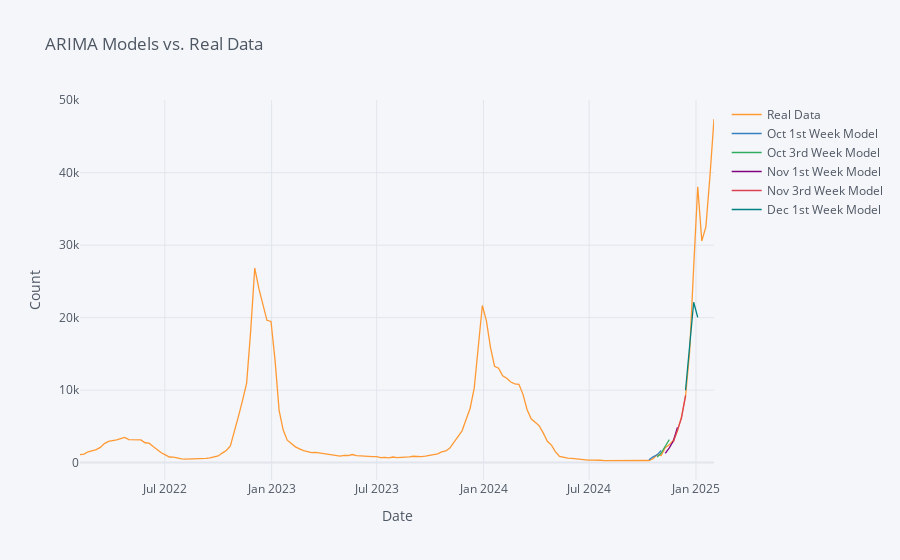

The code cell stored with this chart in its notebook:
### Code cell
ARIMA_plottingdf.iplot(xTitle = "Date", yTitle = "Count", title = "ARIMA Models vs. Real Data")

### Figure 1 — Plotly figure (JSON) as saved in the notebook; plotly's stock layout.template omitted (floating-point values rounded to 4 significant figures; data arrays with more than 128 entries replaced by an {"elided": "..."} marker saying what was removed)
{"data": [{"line": {"color": "rgba(255, 153, 51, 1.0)", "dash": "solid", "shape": "linear", "width": 1.3}, "mode": "lines", "name": "Real Data", "text": "", "type": "scatter", "x": {"elided": "157 str values"}, "y": {"elided": "157 int values"}}, {"line": {"color": "rgba(55, 128, 191, 1.0)", "dash": "solid", "shape": "linear", "width": 1.3}, "mode": "lines", "name": "Oct 1st Week Model", "text": "", "type": "scatter", "x": {"elided": "157 str values"}, "y": {"elided": "157 mixed values"}}, {"line": {"color": "rgba(50, 171, 96, 1.0)", "dash": "solid", "shape": "linear", "width": 1.3}, "mode": "lines", "name": "Oct 3rd Week Model", "text": "", "type": "scatter", "x": {"elided": "157 str values"}, "y": {"elided": "157 mixed values"}}, {"line": {"color": "rgba(128, 0, 128, 1.0)", "dash": "solid", "shape": "linear", "width": 1.3}, "mode": "lines", "name": "Nov 1st Week Model", "text": "", "type": "scatter", "x": {"elided": "157 str values"}, "y": {"elided": "157 mixed values"}}, {"line": {"color": "rgba(219, 64, 82, 1.0)", "dash": "solid", "shape": "linear", "width": 1.3}, "mode": "lines", "name": "Nov 3rd Week Model", "text": "", "type": "scatter", "x": {"elided": "157 str values"}, "y": {"elided": "157 mixed values"}}, {"line": {"color": "rgba(0, 128, 128, 1.0)", "dash": "solid", "shape": "linear", "width": 1.3}, "mode": "lines", "name": "Dec 1st Week Model", "text": "", "type": "scatter", "x": {"elided": "157 str values"}, "y": {"elided": "157 mixed values"}}], "layout": {"autosize": true, "legend": {"bgcolor": "#F5F6F9", "font": {"color": "#4D5663"}}, "paper_bgcolor": "#F5F6F9", "plot_bgcolor": "#F5F6F9", "title": {"font": {"color": "#4D5663"}, "text": "ARIMA Models vs. Real Data"}, "xaxis": {"autorange": true, "gridcolor": "#E1E5ED", "range": ["2022-02-05", "2025-02-01"], "showgrid": true, "tickfont": {"color": "#4D5663"}, "title": {"font": {"color": "#4D5663"}, "text": "Date"}, "type": "date", "zerolinecolor": "#E1E5ED"}, "yaxis": {"autorange": true, "gridcolor": "#E1E5ED", "range": [-2399.0, 50040.0], "showgrid": true, "tickfont": {"color": "#4D5663"}, "title": {"font": {"color": "#4D5663"}, "text": "Count"}, "type": "linear", "zerolinecolor": "#E1E5ED"}}}
